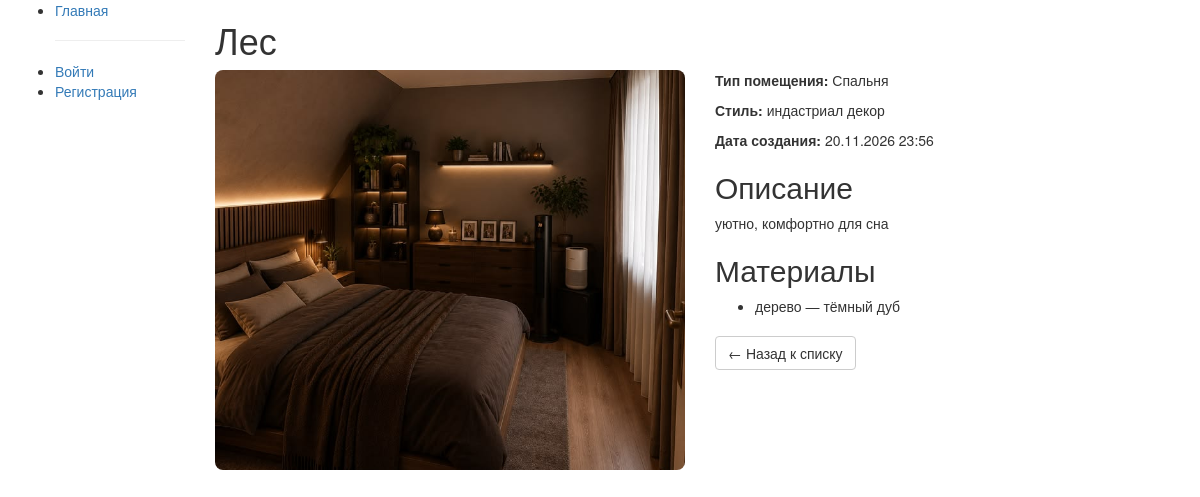
/proposal/3/, run on the app's committed database.
### studio/models.py (models this page shows, shortened)
class DesignProposal(models.Model):
    title = models.CharField(max_length=200, verbose_name="Название")
    description = models.TextField(verbose_name="Описание")
    style = models.ForeignKey(
        DesignStyle,
        on_delete=models.SET_NULL,
        null=True,
        verbose_name="Стиль"
    )
    materials = models.ManyToManyField(
        Material,
        blank=True,
        verbose_name="Материалы"
    )
    preview_image = models.ImageField(
        upload_to='proposals/',
        blank=True,
        verbose_name="Изображение"
    )
    room_type = models.CharField(
        max_length=20,
        choices=[
            ('bedroom', 'Спальня'),
            ('bathroom', 'Ванная'),
            ('kitchen', 'Кухня'),
            ('living_room', 'Гостиная'),
            ('office', 'Офис'),
            ('other', 'Другое'),
        ],
        default='other',
        verbose_name="Тип помещения"
    )
    created_at = models.DateTimeField(auto_now_add=True, verbose_name="Дата создания")
    class Meta:
        ordering = ['-created_at']
        verbose_name = "Вариант оформления"
        verbose_name_plural = "Варианты оформления"
    def get_room_type_display(self):
        room_type_dict = dict(self._meta.get_field('room_type').choices)
        return room_type_dict.get(self.room_type, self.room_type)

class DesignStyle(models.Model):
    name = models.CharField(max_length=100, verbose_name="Название стиля")
    description = models.TextField(blank=True, verbose_name="Описание")
    class Meta:
        verbose_name = "Стиль оформления"
        verbose_name_plural = "Стили оформления"
    def __str__(self):
        return self.name

class Material(models.Model):
    name = models.CharField(max_length=100, verbose_name="Название материала")
    class Meta:
        verbose_name = "Материал"
        verbose_name_plural = "Материалы"

### studio/views.py (the view)
# urls.py: path('proposal/<int:pk>/', views.ProposalDetailView.as_view(), name='proposal-detail'),
class ProposalDetailView(generic.DetailView):
    model = DesignProposal
    template_name = 'studio/proposal_detail.html'
    context_object_name = 'proposal'

### studio/templates/studio/proposal_detail.html (shortened to what this page needs)
{% extends "base_generic.html" %}
{% block content %}
<h1>{{ proposal.title }}</h1>
<div class="row">
    <div class="col-md-6">
        {% if proposal.preview_image %}
            <img src="{{ proposal.preview_image.url }}"
                 alt="{{ proposal.title }}"
                 style="width: 100%; max-height: 400px; object-fit: cover; border-radius: 8px;">
        {% else %}
            <div style="width: 100%; height: 300px; background-color: #f5f5f5;
                        display: flex; align-items: center; justify-content: center;
                        color: #999; border-radius: 8px;">
                Нет изображения
            </div>
        {% endif %}
    </div>
    <div class="col-md-6">
        <p><strong>Тип помещения:</strong> {{ proposal.get_room_type_display }}</p>
        <p><strong>Стиль:</strong> {{ proposal.style }}</p>
        <p><strong>Дата создания:</strong> {{ proposal.created_at|date:"d.m.Y H:i" }}</p>
        {% if proposal.description %}
        <h2>Описание</h2>
        <p>{{ proposal.description }}</p>
        {% endif %}
        {% if proposal.materials.all %}
        <h2>Материалы</h2>
        <ul>
            {% for material in proposal.materials.all %}
            <li>{{ material.name }}</li>
            {% endfor %}
        </ul>
        {% endif %}
        <p style="margin-top: 20px;">
            <a href="{% url 'proposals' %}" class="btn btn-default">← Назад к списку</a>
        </p>
    </div>
</div>
{% endblock %}

### data on the page
DesignProposal: title "Лес", preview_image (picture), room_type "Спальня", style "индастриал декор", created_at "20.11.2026 23:56", description "уютно, комфортно для сна"
Material: name "дерево — тёмный дуб"
